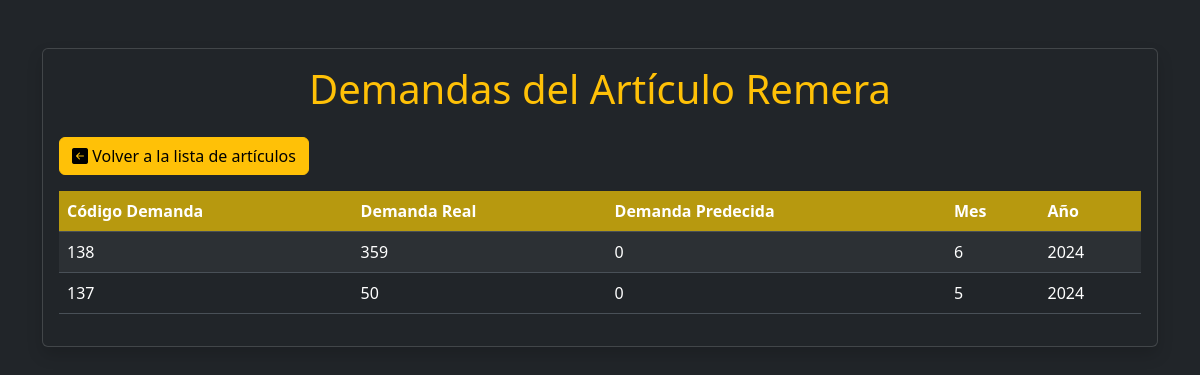
Page /articulos/4/demandas/ on the earlier database version.
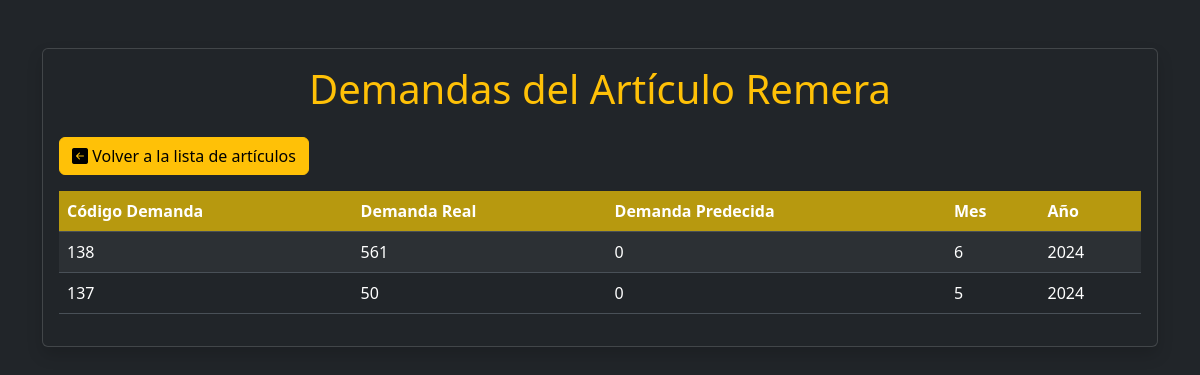
Same page on the later database version.
### stock/models.py (models this page shows)
class Demanda(models.Model):
    codDemanda = models.IntegerField(primary_key=True)
    demandaReal = models.IntegerField(default=0)
    demandaPredecida = models.IntegerField(default=0)
    mesDemanda = models.IntegerField()
    anioDemanda = models.IntegerField()
    articulo = models.ForeignKey(Articulo, on_delete=models.CASCADE, related_name='demandas')

### stock/views.py (the view)
# urls.py: path('articulos/<int:articulo_id>/demandas/', views.ver_demandas_articulo, name='demandas_articulo'),
def ver_demandas_articulo(request, articulo_id):
    articulo = get_object_or_404(Articulo, pk=articulo_id)
    demandas = articulo.demandas.exclude(demandaPredecida=0, demandaReal=0).order_by('-anioDemanda', '-mesDemanda')
    return render(request, 'demandas_articulos.html', {'articulo': articulo, 'demandas': demandas})

### stock/Templates/demandas_articulos.html (shortened to what this page needs)
<!DOCTYPE html>
<html lang="en" data-bs-theme="dark">
<head>
    <link href="https://cdn.jsdelivr.net/npm/bootstrap@5.3.3/dist/css/bootstrap.min.css" rel="stylesheet"
>
    <link rel="stylesheet" href="https://cdn.jsdelivr.net/npm/bootstrap-icons@1.11.3/font/bootstrap-icons.min.css">
</head>
<body>
    <div class="container mt-5">
        <div class="card shadow">
            <div class="card-body">
                <h1 class="card-title mb-4 text-center text-warning">Demandas del Artículo {{ articulo.nombreArticulo }}</h1>
                <a href="{% url 'lista_articulos' %}" class="btn btn-warning mb-3"><i class="bi bi-arrow-left-square-fill"></i> Volver a la lista de artículos</a>
                <div class="table-responsive">
                    <table class="table table-striped">
                        <thead>
                            <tr>
                                <th scope="col" style="background-color: rgba(221, 182, 9, 0.795);">Código Demanda</th>
                                <th scope="col" style="background-color: rgba(221, 182, 9, 0.795);">Demanda Real</th>
                                <th scope="col" style="background-color: rgba(221, 182, 9, 0.795);">Demanda Predecida</th>
                                <th scope="col" style="background-color: rgba(221, 182, 9, 0.795);">Mes</th>
                                <th scope="col" style="background-color: rgba(221, 182, 9, 0.795);">Año</th>
                            </tr>
                        </thead>
                        <tbody>
                            {% for demanda in demandas %}
                            <tr>
                                <td>{{ demanda.codDemanda }}</td>
                                <td>{{ demanda.demandaReal }}</td>
                                <td>{{ demanda.demandaPredecida }}</td>
                                <td>{{ demanda.mesDemanda }}</td>
                                <td>{{ demanda.anioDemanda }}</td>
                            </tr>
                            {% endfor %}
                        </tbody>
                    </table>
                </div>
            </div>
        </div>
    </div>
</body>
</html>

Differences in the rows shown:
changed Demanda id 138: demandaReal "359" → "561"
